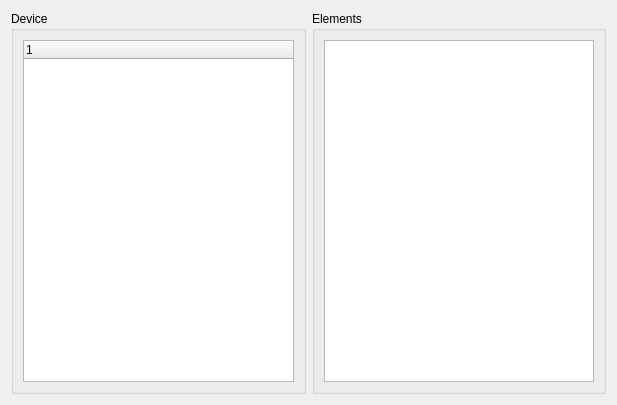
<?xml version="1.0" encoding="UTF-8"?>
<ui version="4.0">
 <class>Form</class>
 <widget class="QWidget" name="Form">
  <property name="geometry">
   <rect>
    <x>0</x>
    <y>0</y>
    <width>617</width>
    <height>405</height>
   </rect>
  </property>
  <property name="windowTitle">
   <string>Form</string>
  </property>
  <layout class="QHBoxLayout" name="horizontalLayout_2">
   <item>
    <layout class="QHBoxLayout" name="horizontalLayout">
     <item>
      <widget class="QGroupBox" name="groupBox">
       <property name="title">
        <string>Device</string>
       </property>
       <layout class="QVBoxLayout" name="verticalLayout">
        <item>
         <widget class="QTreeWidget" name="treeDevices">
          <column>
           <property name="text">
            <string notr="true">1</string>
           </property>
          </column>
         </widget>
        </item>
       </layout>
      </widget>
     </item>
    </layout>
   </item>
   <item>
    <widget class="QGroupBox" name="gbData">
     <property name="title">
      <string>Elements</string>
     </property>
     <layout class="QVBoxLayout" name="verticalLayout_2">
      <item>
       <widget class="QTableWidget" name="tbl"/>
      </item>
     </layout>
    </widget>
   </item>
  </layout>
 </widget>
 <resources/>
 <connections/>
</ui>
